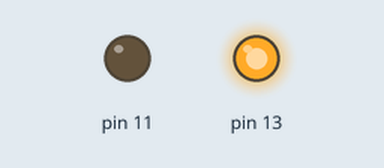
Simulated run of this sketch. Board: Arduino Uno, built with avr-gcc and run on an emulated ATmega328P. Shown: output pins drawn as LEDs (lit = HIGH).

Above: at 1.0 s.
At 3.0 s:
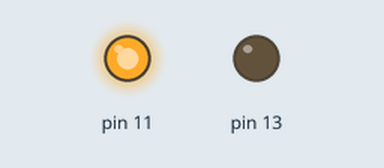
Timing chart, 0 to 5.2 s (numbered marks = the images above):
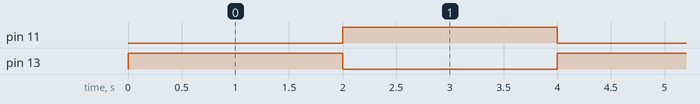

The sketch:

PiscaLED.ino
```cpp
// Pin 13 has an LED connected on most Arduino boards.
// give it a name:
//int led = 13; colocar o pino 13 em uma variavel "led!.

// the setup routine runs once when you press reset:
void setup() {
  // initialize the digital pin as an output.
  pinMode(LED_BUILTIN, OUTPUT);     //LED_BUILTIN - faz referência a pota 13.
  pinMode(11, OUTPUT);
}

// the loop routine runs over and over again forever:
void loop() {
  digitalWrite(LED_BUILTIN, HIGH);   // turn the LED on (HIGH is the voltage level)
  digitalWrite(11, LOW);
  delay(2000);               // wait for a second
  digitalWrite(LED_BUILTIN, LOW);    // turn the LED off by making the voltage LOW
  digitalWrite(11, HIGH);
  delay(2000);               // wait for a second
}
```

Measured:
- by itself, pin 11, pin 13: alternates HIGH for 2.0 s and LOW for 2.0 s
